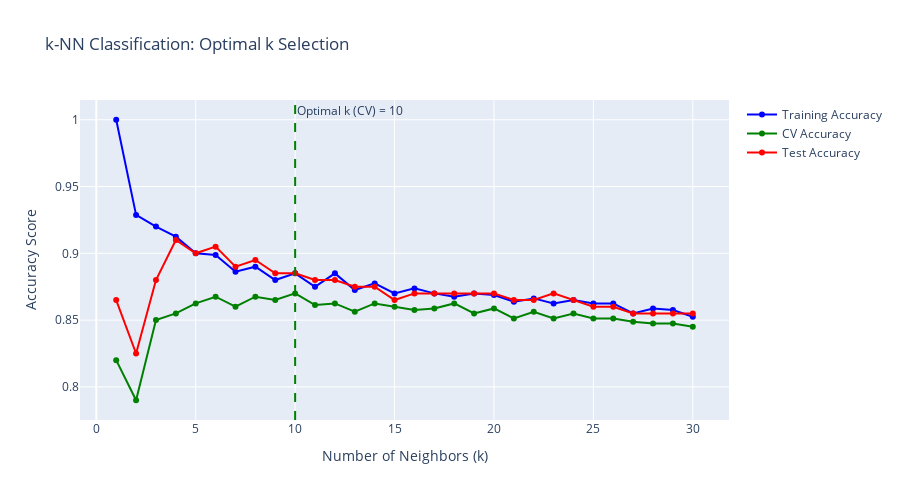
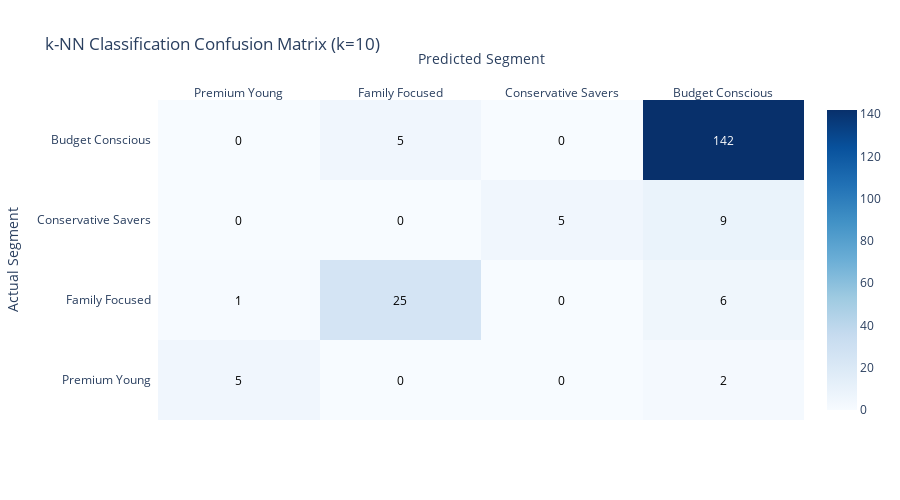
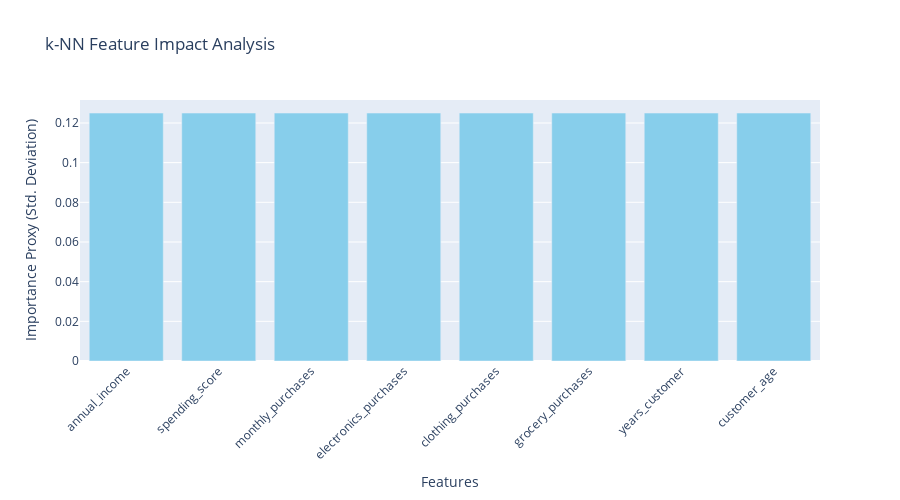

The notebook cell these images were saved under, in order:
### Code cell
# 2. k-NN CLASSIFICATION ANALYSIS
print(" 2. k-NN CLASSIFICATION ANALYSIS")
print("=" * 35)

# Prepare classification data
class_features = ['customer_age', 'annual_income', 'spending_score', 'years_customer',
 'monthly_purchases', 'electronics_purchases', 'clothing_purchases', 'grocery_purchases']
X_class = classification_df[class_features]
y_class = classification_df['segment']

# Split data
X_class_train, X_class_test, y_class_train, y_class_test = train_test_split(
 X_class, y_class, test_size=0.2, random_state=42, stratify=y_class
)

print(f"Training set: {X_class_train.shape}")
print(f"Test set: {X_class_test.shape}")

# Check class distribution
print("\nClass distribution (training):")
train_distribution = y_class_train.value_counts().sort_index()
segment_names = ['Premium Young', 'Family Focused', 'Conservative Savers', 'Budget Conscious']
for i, count in enumerate(train_distribution):
 print(f"• {segment_names[i]}: {count} ({count/len(y_class_train):.1%})")

# Scale features for classification
scaler_class = StandardScaler()
X_class_train_scaled = scaler_class.fit_transform(X_class_train)
X_class_test_scaled = scaler_class.transform(X_class_test)

# k-value optimization for classification
print(f"\n Optimal k Selection for Classification:")

k_values = range(1, 31)
k_accuracy_cv = []
k_accuracy_train = []
k_accuracy_test = []

for k in k_values:
 knn_class = KNeighborsClassifier(n_neighbors=k)

 # Cross-validation score
 cv_scores = cross_val_score(knn_class, X_class_train_scaled, y_class_train, cv=5, scoring='accuracy')
 k_accuracy_cv.append(cv_scores.mean())

 # Training and test scores
 knn_class.fit(X_class_train_scaled, y_class_train)
 k_accuracy_train.append(knn_class.score(X_class_train_scaled, y_class_train))
 k_accuracy_test.append(knn_class.score(X_class_test_scaled, y_class_test))

# Find optimal k
optimal_k_class_cv = k_values[np.argmax(k_accuracy_cv)]
optimal_k_class_test = k_values[np.argmax(k_accuracy_test)]

print(f"• Optimal k (CV): {optimal_k_class_cv} (Accuracy = {max(k_accuracy_cv):.4f})")
print(f"• Optimal k (Test): {optimal_k_class_test} (Accuracy = {max(k_accuracy_test):.4f})")

# Plot k optimization for classification
fig_k_class = go.Figure()

fig_k_class.add_trace(
 go.Scatter(
 x=list(k_values),
 y=k_accuracy_train,
 mode='lines+markers',
 name='Training Accuracy',
 line=dict(color='blue'),
 hovertemplate="k: %{x}<br>Training Accuracy: %{y:.4f}<extra></extra>"
 )
)

fig_k_class.add_trace(
 go.Scatter(
 x=list(k_values),
 y=k_accuracy_cv,
 mode='lines+markers',
 name='CV Accuracy',
 line=dict(color='green'),
 hovertemplate="k: %{x}<br>CV Accuracy: %{y:.4f}<extra></extra>"
 )
)

fig_k_class.add_trace(
 go.Scatter(
 x=list(k_values),
 y=k_accuracy_test,
 mode='lines+markers',
 name='Test Accuracy',
 line=dict(color='red'),
 hovertemplate="k: %{x}<br>Test Accuracy: %{y:.4f}<extra></extra>"
 )
)

# Mark optimal k
fig_k_class.add_vline(
 x=optimal_k_class_cv,
 line_dash="dash",
 line_color="green",
 annotation_text=f"Optimal k (CV) = {optimal_k_class_cv}"
)

fig_k_class.update_layout(
 title="k-NN Classification: Optimal k Selection",
 xaxis_title="Number of Neighbors (k)",
 yaxis_title="Accuracy Score",
 height=500
)
fig_k_class.show()

# Fit final classification model
knn_class_optimal = KNeighborsClassifier(n_neighbors=optimal_k_class_cv)
knn_class_optimal.fit(X_class_train_scaled, y_class_train)

# Predictions
y_class_pred = knn_class_optimal.predict(X_class_test_scaled)
y_class_proba = knn_class_optimal.predict_proba(X_class_test_scaled)

# Classification metrics
class_accuracy = accuracy_score(y_class_test, y_class_pred)
print(f"\n Final k-NN Classification Performance:")
print(f"• k = {optimal_k_class_cv}")
print(f"• Test Accuracy: {class_accuracy:.4f}")

print(f"\nDetailed Classification Report:")
print(classification_report(y_class_test, y_class_pred, target_names=segment_names))

# Confusion Matrix
cm = confusion_matrix(y_class_test, y_class_pred)

# Create interactive confusion matrix
fig_cm = ff.create_annotated_heatmap(
 z=cm,
 x=segment_names,
 y=segment_names,
 annotation_text=cm,
 colorscale='Blues',
 showscale=True
)

fig_cm.update_layout(
 title=f"k-NN Classification Confusion Matrix (k={optimal_k_class_cv})",
 xaxis_title="Predicted Segment",
 yaxis_title="Actual Segment",
 height=500
)
fig_cm.show()

# Feature importance analysis (using distance-based importance)
print(f"\n Feature Impact Analysis:")

# Calculate feature ranges for importance estimation
feature_ranges = X_class_train_scaled.std(axis=0)
feature_importance_proxy = feature_ranges / feature_ranges.sum()

feature_importance_df = pd.DataFrame({
 'Feature': class_features,
 'Importance_Proxy': feature_importance_proxy
}).sort_values('Importance_Proxy', ascending=False)

print("Feature Impact (based on standard deviation):")
for _, row in feature_importance_df.iterrows():
 print(f"• {row['Feature']}: {row['Importance_Proxy']:.3f}")

# Plot feature importance
fig_feat_imp = go.Figure()

fig_feat_imp.add_trace(
 go.Bar(
 x=feature_importance_df['Feature'],
 y=feature_importance_df['Importance_Proxy'],
 marker_color='skyblue',
 hovertemplate="Feature: %{x}<br>Importance: %{y:.3f}<extra></extra>"
 )
)

fig_feat_imp.update_layout(
 title="k-NN Feature Impact Analysis",
 xaxis_title="Features",
 yaxis_title="Importance Proxy (Std. Deviation)",
 xaxis_tickangle=-45,
 height=500
)
fig_feat_imp.show()

### Figure 1 — Plotly figure (JSON) as saved in the notebook; plotly's stock layout.template omitted (floating-point values rounded to 4 significant figures)
{"data": [{"hovertemplate": "k: %{x}<br>Training Accuracy: %{y:.4f}<extra></extra>", "line": {"color": "blue"}, "mode": "lines+markers", "name": "Training Accuracy", "type": "scatter", "x": [1, 2, 3, 4, 5, 6, 7, 8, 9, 10, 11, 12, 13, 14, 15, 16, 17, 18, 19, 20, 21, 22, 23, 24, 25, 26, 27, 28, 29, 30], "y": [1, 0.9287, 0.92, 0.9125, 0.9, 0.8988, 0.8862, 0.89, 0.88, 0.885, 0.875, 0.885, 0.8725, 0.8775, 0.87, 0.8738, 0.87, 0.8675, 0.87, 0.8688, 0.8638, 0.8662, 0.8625, 0.865, 0.8625, 0.8625, 0.855, 0.8588, 0.8575, 0.8525]}, {"hovertemplate": "k: %{x}<br>CV Accuracy: %{y:.4f}<extra></extra>", "line": {"color": "green"}, "mode": "lines+markers", "name": "CV Accuracy", "type": "scatter", "x": [1, 2, 3, 4, 5, 6, 7, 8, 9, 10, 11, 12, 13, 14, 15, 16, 17, 18, 19, 20, 21, 22, 23, 24, 25, 26, 27, 28, 29, 30], "y": [0.82, 0.79, 0.85, 0.855, 0.8625, 0.8675, 0.86, 0.8675, 0.865, 0.87, 0.8613, 0.8625, 0.8562, 0.8625, 0.86, 0.8575, 0.8588, 0.8625, 0.855, 0.8588, 0.8512, 0.8562, 0.8512, 0.855, 0.8512, 0.8513, 0.8488, 0.8475, 0.8475, 0.845]}, {"hovertemplate": "k: %{x}<br>Test Accuracy: %{y:.4f}<extra></extra>", "line": {"color": "red"}, "mode": "lines+markers", "name": "Test Accuracy", "type": "scatter", "x": [1, 2, 3, 4, 5, 6, 7, 8, 9, 10, 11, 12, 13, 14, 15, 16, 17, 18, 19, 20, 21, 22, 23, 24, 25, 26, 27, 28, 29, 30], "y": [0.865, 0.825, 0.88, 0.91, 0.9, 0.905, 0.89, 0.895, 0.885, 0.885, 0.88, 0.88, 0.875, 0.875, 0.865, 0.87, 0.87, 0.87, 0.87, 0.87, 0.865, 0.865, 0.87, 0.865, 0.86, 0.86, 0.855, 0.855, 0.855, 0.855]}], "layout": {"annotations": [{"showarrow": false, "text": "Optimal k (CV) = 10", "x": 10, "xanchor": "left", "xref": "x", "y": 1, "yanchor": "top", "yref": "y domain"}], "height": 500, "shapes": [{"line": {"color": "green", "dash": "dash"}, "type": "line", "x0": 10, "x1": 10, "xref": "x", "y0": 0, "y1": 1, "yref": "y domain"}], "title": {"text": "k-NN Classification: Optimal k Selection"}, "xaxis": {"title": {"text": "Number of Neighbors (k)"}}, "yaxis": {"title": {"text": "Accuracy Score"}}}}

### Figure 2 — Plotly figure (JSON) as saved in the notebook; plotly's stock layout.template omitted (floating-point values rounded to 4 significant figures)
{"data": [{"colorscale": [[0, "rgb(247,251,255)"], [0.125, "rgb(222,235,247)"], [0.25, "rgb(198,219,239)"], [0.375, "rgb(158,202,225)"], [0.5, "rgb(107,174,214)"], [0.625, "rgb(66,146,198)"], [0.75, "rgb(33,113,181)"], [0.875, "rgb(8,81,156)"], [1, "rgb(8,48,107)"]], "reversescale": false, "showscale": true, "type": "heatmap", "x": ["Premium Young", "Family Focused", "Conservative Savers", "Budget Conscious"], "y": ["Premium Young", "Family Focused", "Conservative Savers", "Budget Conscious"], "z": [[5, 0, 0, 2], [1, 25, 0, 6], [0, 0, 5, 9], [0, 5, 0, 142]]}], "layout": {"annotations": [{"font": {"color": "#000000"}, "showarrow": false, "text": "5", "x": "Premium Young", "xref": "x", "y": "Premium Young", "yref": "y"}, {"font": {"color": "#000000"}, "showarrow": false, "text": "0", "x": "Family Focused", "xref": "x", "y": "Premium Young", "yref": "y"}, {"font": {"color": "#000000"}, "showarrow": false, "text": "0", "x": "Conservative Savers", "xref": "x", "y": "Premium Young", "yref": "y"}, {"font": {"color": "#000000"}, "showarrow": false, "text": "2", "x": "Budget Conscious", "xref": "x", "y": "Premium Young", "yref": "y"}, {"font": {"color": "#000000"}, "showarrow": false, "text": "1", "x": "Premium Young", "xref": "x", "y": "Family Focused", "yref": "y"}, {"font": {"color": "#000000"}, "showarrow": false, "text": "25", "x": "Family Focused", "xref": "x", "y": "Family Focused", "yref": "y"}, {"font": {"color": "#000000"}, "showarrow": false, "text": "0", "x": "Conservative Savers", "xref": "x", "y": "Family Focused", "yref": "y"}, {"font": {"color": "#000000"}, "showarrow": false, "text": "6", "x": "Budget Conscious", "xref": "x", "y": "Family Focused", "yref": "y"}, {"font": {"color": "#000000"}, "showarrow": false, "text": "0", "x": "Premium Young", "xref": "x", "y": "Conservative Savers", "yref": "y"}, {"font": {"color": "#000000"}, "showarrow": false, "text": "0", "x": "Family Focused", "xref": "x", "y": "Conservative Savers", "yref": "y"}, {"font": {"color": "#000000"}, "showarrow": false, "text": "5", "x": "Conservative Savers", "xref": "x", "y": "Conservative Savers", "yref": "y"}, {"font": {"color": "#000000"}, "showarrow": false, "text": "9", "x": "Budget Conscious", "xref": "x", "y": "Conservative Savers", "yref": "y"}, {"font": {"color": "#000000"}, "showarrow": false, "text": "0", "x": "Premium Young", "xref": "x", "y": "Budget Conscious", "yref": "y"}, {"font": {"color": "#000000"}, "showarrow": false, "text": "5", "x": "Family Focused", "xref": "x", "y": "Budget Conscious", "yref": "y"}, {"font": {"color": "#000000"}, "showarrow": false, "text": "0", "x": "Conservative Savers", "xref": "x", "y": "Budget Conscious", "yref": "y"}, {"font": {"color": "#FFFFFF"}, "showarrow": false, "text": "142", "x": "Budget Conscious", "xref": "x", "y": "Budget Conscious", "yref": "y"}], "height": 500, "title": {"text": "k-NN Classification Confusion Matrix (k=10)"}, "xaxis": {"dtick": 1, "gridcolor": "rgb(0, 0, 0)", "side": "top", "ticks": "", "title": {"text": "Predicted Segment"}}, "yaxis": {"dtick": 1, "ticks": "", "ticksuffix": "  ", "title": {"text": "Actual Segment"}}}}

### Figure 3 — Plotly figure (JSON) as saved in the notebook; plotly's stock layout.template omitted (floating-point values rounded to 4 significant figures)
{"data": [{"hovertemplate": "Feature: %{x}<br>Importance: %{y:.3f}<extra></extra>", "marker": {"color": "skyblue"}, "type": "bar", "x": ["annual_income", "spending_score", "monthly_purchases", "electronics_purchases", "clothing_purchases", "grocery_purchases", "years_customer", "customer_age"], "y": [0.125, 0.125, 0.125, 0.125, 0.125, 0.125, 0.125, 0.125]}], "layout": {"height": 500, "title": {"text": "k-NN Feature Impact Analysis"}, "xaxis": {"tickangle": -45, "title": {"text": "Features"}}, "yaxis": {"title": {"text": "Importance Proxy (Std. Deviation)"}}}}
